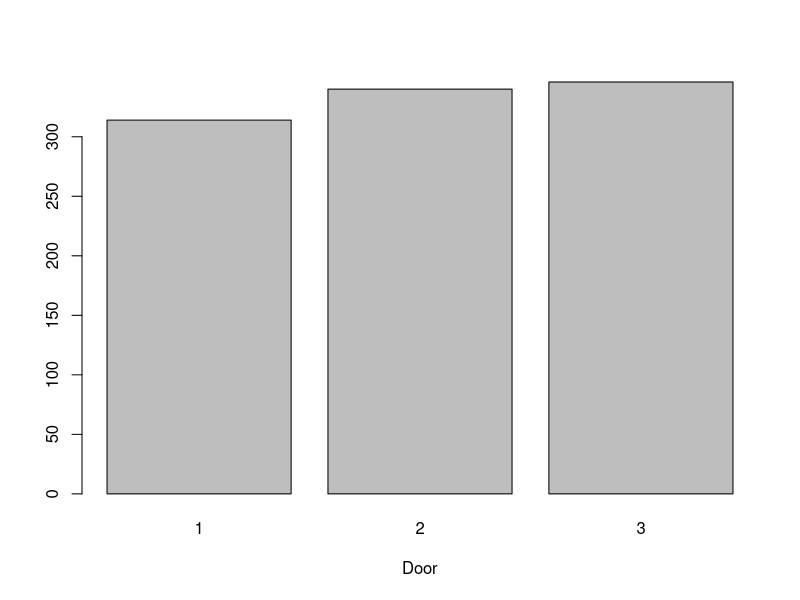
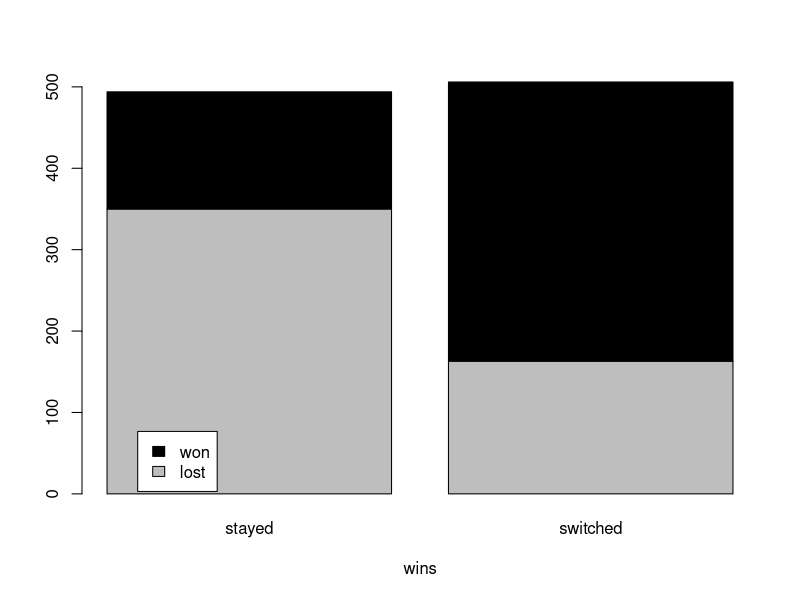

The R script that drew these images, in order:
MontyHall2 <- read.table("./monty-hall/output_data.txt", header = TRUE, sep = "\t");

png("./monty-hall/barplot_output.png", width = 800, height = 600, res = 100);
barplot(table(MontyHall2$prizeDoor),xlab="Door");

dev.off()

t <- table(MontyHall2$outcome, MontyHall2$action)
png("./monty-hall/barplot2_output.png", width = 800, height = 600, res = 100);

barplot(t,
        xlab="wins", col=c("grey","black"),legend.text = TRUE, 
        args.legend = list(x = "topright",
                           inset = c(0.8, 0.84)))
dev.off()
